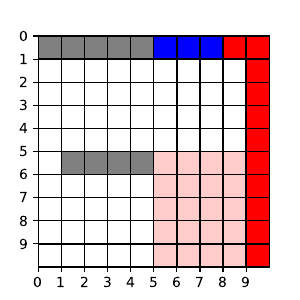

Python code for this plot:
import numpy as np
import matplotlib as plt
import seaborn as sns
import pprint

def amax(arr):
    if len(arr) == 0:
        return []
    max_value = np.max(arr)
    return [i for i, val in enumerate(arr) if np.isclose(val, max_value)]

def policy_to_chars(P):
    n = 10
    char_policy = []
    for i in range(n):
        char_policy.append([])
        for j in range(n):
            char_policy[i].append(amax(P[i*n+j]))
    for i in range(n):
        for j in range(n):
            chars = char_policy[i][j].copy()
            char_policy[i][j] = ''
            for char in chars:
                if char == 0:
                    char_policy[i][j] += 'n'
                elif char == 1:
                    char_policy[i][j] += 'e'
                elif char == 2:
                    char_policy[i][j] += 's'
                elif char == 3:
                    char_policy[i][j] += 'w'
    return char_policy

def print_policy(P):
    char_policy = policy_to_chars(P)
    n = 10

    print('\033[4m', end='')
    print("".join("     " for _ in range(n)))
    for row in char_policy:
        print('|', end='')
        print('|'.join(f"{action:<4}" for action in row), end = '|\n')
    print('\033[0m', end='')

def print_V(V):
    n = len(V[0])
    print('\033[4m', end='')
    print("".join("      " for _ in range(n)))
    for row in V:
        print('|', end='')
        print("|".join(f"{val:5.2f}" for val in row), end='|\n')
    print('\033[0m', end='')
            
def V_index(s, n):
    return (int(s/n), int(s%n))

def gridworld(mode='mixed', slip_prob=0.0):
    P = {}
    n = 10
    actions = [(-1, 0), (0, 1), (1, 0), (0, -1)]  # north, east, south, west
    
    def state_index(x, y):
        return x * n + y

    def out_of_bounds(x, y):
        return x < 0 or x >= n or y < 0 or y >= n

    deadends_x = range(5, 10)
    deadends_y = range(5, 9)
    invalids = [(0, 0), (0, 1), (0, 2), (0, 3), (0, 4), (5, 1), (5, 2), (5, 3), (5, 4)]
    survivals = [(0, 5), (0, 6), (0, 7)]
    mortalities = [(0, 8), (0, 9), (1, 9), (2, 9), (3, 9), (4, 9), (5, 9), (6, 9), (7, 9), (8, 9), (9, 9)]

    for x in range(n):
        for y in range(n):
            state = state_index(x, y)
            P[state] = {}

            if (x, y) in survivals + mortalities + invalids:
                P[state] = {0 : [(1.0, state, 0)], 1 : [(1.0, state, 0)], 2 : [(1.0, state, 0)], 3 : [(1.0, state, 0)]}
                continue
                
            
            for action in range(len(actions)):
                (dx, dy) = actions[action]
                P[state][action] = []
                
                if x in deadends_x and y in deadends_y:
                    outcome = (0 if mode == 'survival' else -1, state_index(9, 9))
                    reward = outcome[0]
                    next_state = outcome[1]
                    P[state][action].append((1.0, next_state, reward))
                    continue

                target_x = x+dx
                target_y = y+dy
                target = (target_x, target_y)

                if out_of_bounds(target_x, target_y) or (target_x, target_y) in invalids:
                    next_state = state
                    reward = -1
                    P[state][action].append((1.0, next_state, reward))
                    continue
                
                next_state = state_index(target_x, target_y)

                reward = 0

                if target in survivals and mode != 'avoidance':
                    reward = 1

                if target in mortalities and mode != 'survival':
                    reward = -1

                move = (1.0-slip_prob, next_state, reward)
                P[state][action].append(move)
                slip_state = state_index(x+1, y) if not out_of_bounds(x+1, y) else state
                # slip reward
                slip = (slip_prob, slip_state, 0)
                if slip_prob > 0.0:
                    P[state][action].append(slip)

    return P

def policy_eval(P, policy=None, theta=0.0001, gamma=0.9):
    n = 10
    V = np.zeros((n, n))

    if policy is None:
        policy = np.full((n*n, 4), 0.25)

    while True:
        delta = 0

        for s in range(n*n):
            x, y = V_index(s, n)
            v = V[x][y]
            new_v = 0

            for a in range(len(policy[s])):
                action_prob = policy[s][a]
                state_expectation = 0
                for state_prob, next_state, reward in P[s][a]:
                    next_x, next_y = V_index(next_state, n)
                    state_expectation += state_prob * (reward + gamma * V[next_x][next_y])
                new_v += state_expectation * action_prob
            V[x][y] = new_v
            delta = max(delta, abs(v - V[x][y]))

        if delta < theta:
            break

    return V

def policy_iter(P, theta=0.0001, gamma=0.9):
    n = 10
    policy = np.full((n*n, 4), 0.25)
    
    while True:
        policy_stable = True
        V = policy_eval(P, policy, theta, gamma)

        for s in range(n*n):
            old_action = np.argmax(policy[s])
            Q = np.zeros(4)

            for a in range(4):
                for prob, next_state, reward in P[s][a]:
                    next_x, next_y = V_index(next_state, n)
                    Q[a] += prob * (reward + gamma * V[next_x][next_y])

            best_actions = amax(Q)
            new_policy = np.zeros(4)
            for a in best_actions:
                new_policy[a] = 1/len(best_actions)
            assert np.sum(new_policy) == 1, f"Q = {Q}, new_pi = {new_policy}, best actions = {best_actions}"

            if not np.array_equal(policy[s], new_policy):
                policy_stable = False
            policy[s] = new_policy

        if policy_stable:
            break

    return V, policy

def value_iter(P, theta=0.0001, gamma=0.9):
    n = 10
    V = np.zeros((n, n))
    
    while True:
        delta = 0
        for s in range(n*n):
            x, y = V_index(s)
            v = V[x][y]
            
            Q = np.zeros(4)
            for a in range(4):
                for prob, next_state, reward in P[s][a]:
                    next_x, next_y = V_index(next_state)
                    Q[a] += prob * (reward + gamma * V[next_x][next_y])
            V[x][y] = np.max(Q)

            delta = max(delta, abs(v - V[x][y]))

        if delta < theta:
            break

    policy = np.zeros((n*n, 4))
    for s in range(n*n):
        Q = np.zeros(4)
        for a in range(4):
            for prob, next_state, reward in P[s][a]:
                next_x, next_y = V_index(next_state)
                Q[a] += prob * (reward + gamma * V[next_x][next_y])

        best_actions = amax(Q)
        new_policy = np.zeros(4)
        for a in best_actions:
            new_policy[a] = 1/len(best_actions)
        policy[s] = new_policy

    return V, policy

def gridworld_ep(survival=True, slip_prob=0.2):
    P = gridworld(survival, slip_prob)
    A_prime = [(0.0, 21, 0)]
    B_prime = [(0.0, 13, 0)]

    for i in range(4):
        P[21][i] = A_prime
        P[13][i] = B_prime
    return P

def add_Vs(V1, V2):
    return [x + y for x, y in zip(V1, V2)]

def subtract_Vs(V1, V2):
    return [x - y for x, y in zip(V1, V2)]

import matplotlib.pyplot as plt
import seaborn as sns
import numpy as np

def plot_value_heatmap(V, save_path=None, show=True):
    """
    Plots a heatmap of the value function.

    Parameters:
    - V: 2D numpy array of state values (shape: n x n)
    - title: Title of the plot
    - save_path: Optional file path to save the figure
    - show: Whether to display the plot
    """
    plt.figure(figsize=(4, 3))
    ax = sns.heatmap(V, cmap="coolwarm_r", center=0, vmin=-1, vmax=1,
                     square=True, linewidths=0.5, linecolor='gray',
                     cbar_kws={'label': 'Value'})

    plt.tight_layout()

    if save_path:
        plt.savefig(save_path, format='pdf', bbox_inches='tight')
    
    if show:
        plt.show()
    else:
        plt.close()

def visualize_policy(prob_array, grid_shape=(10, 10), title="policy_vector_field"):
    # Directions mapping: N, E, S, W
    dir_map = {'N': (0, -1), 'E': (1, 0), 'S': (0, 1), 'W': (-1, 0)}
    directions = ['N', 'E', 'S', 'W']

    rows, cols = grid_shape
    X, Y = np.meshgrid(np.arange(cols), np.arange(rows))

    plt.figure(figsize=(3, 3))
    plt.xlim(0, cols)
    plt.ylim(0, rows)
    plt.gca().invert_yaxis()
    plt.grid(True)

    # Show ticks and labels (numbers)
    plt.xticks(ticks=np.arange(cols+1))
    plt.yticks(ticks=np.arange(rows+1))

    for r in range(rows):
        for c in range(cols):
            probs = prob_array[r * cols + c]  # flatten index
            if np.all(probs == 0):
                continue  # skip states with zero probabilities
            for i, p in enumerate(probs):
                if p > 0:
                    dx, dy = dir_map[directions[i]]
                    plt.arrow(c + 0.5, r + 0.5, dx * 0.3, dy * 0.3,
                              head_width=0.15, head_length=0.1, fc='b', ec='b', length_includes_head=True)

    plt.gca().set_aspect('equal')
    plt.savefig(f"{title}.pdf", format="pdf")
    plt.show()


def visualize_gridworld(title):
    invalids = [(0, 0), (0, 1), (0, 2), (0, 3), (0, 4), (5, 1), (5, 2), (5, 3), (5, 4)]
    survivals = [(0, 5), (0, 6), (0, 7)]
    mortalities = [(0, 8), (0, 9), (1, 9), (2, 9), (3, 9), (4, 9), (5, 9), (6, 9), (7, 9), (8, 9), (9, 9)]
    deadends_x = range(5, 9)
    deadends_y = range(5, 10)

    grid_size = (10, 10)

    grid_colors = np.full(grid_size, 'white', dtype=object)
    
    for r, c in invalids:
        grid_colors[r, c] = 'grey'
    for r, c in survivals:
        grid_colors[r, c] = 'blue'
    for r, c in mortalities:
        grid_colors[r, c] = 'red'
    for r in deadends_y:
        for c in deadends_x:
            grid_colors[r, c] = '#ffcccc'  # light red

    fig, ax = plt.subplots(figsize=(3, 3))

    for r in range(grid_size[0]):
        for c in range(grid_size[1]):
            rect = plt.Rectangle((c, r), 1, 1, facecolor=grid_colors[r, c], edgecolor='black')
            ax.add_patch(rect)
    
    ax.set_xlim(0, grid_size[1])
    ax.set_ylim(0, grid_size[0])
    ax.set_xticks(np.arange(grid_size[1]))
    ax.set_yticks(np.arange(grid_size[0]))
    ax.set_xticklabels(np.arange(grid_size[1]))
    ax.set_yticklabels(np.arange(grid_size[0]))
    ax.invert_yaxis()  # flip y so row 0 is on top

    ax.grid(which='both', color='black', linewidth=1)
    ax.set_aspect('equal')

    plt.savefig(f"{title}.pdf", format="pdf")
    plt.show()

def value_iter_deter(P, theta=0.0001, gamma=0.9):
    n = 10
    V = np.zeros((n, n))
    
    while True:
        delta = 0
        for s in range(n*n):
            x, y = V_index(s)
            v = V[x][y]
            
            Q = np.zeros(4)
            for a in range(4):
                for prob, next_state, reward in P[s][a]:
                    next_x, next_y = V_index(next_state)
                    Q[a] += prob * (reward + gamma * V[next_x][next_y])

            # Deterministic: choose the first action in sorted order if ties
            max_q = np.max(Q)
            best_actions = amax(Q)
            chosen_action = min(best_actions)  # always pick the smallest index

            V[x][y] = Q[chosen_action]

            delta = max(delta, abs(v - V[x][y]))

        if delta < theta:
            break

    policy = np.zeros((n*n, 4))
    for s in range(n*n):
        Q = np.zeros(4)
        for a in range(4):
            for prob, next_state, reward in P[s][a]:
                next_x, next_y = V_index(next_state)
                Q[a] += prob * (reward + gamma * V[next_x][next_y])

        best_actions = amax(Q)
        chosen_action = min(best_actions)
        new_policy = np.zeros(4)
        new_policy[chosen_action] = 1.0
        policy[s] = new_policy

    return V, policy

def policy_iter_deter(P, theta=0.0001, gamma=0.9):
    n = 10
    policy = np.zeros((n*n, 4))
    final_policy = np.zeros((n*n, 4))  # <- to record all optimal actions

    # Deterministic: initialize policy to always choose the first action
    for s in range(n*n):
        policy[s][0] = 1.0

    while True:
        policy_stable = True
        V = policy_eval(P, policy, theta, gamma)

        for s in range(n*n):
            old_action = np.argmax(policy[s])
            Q = np.zeros(4)

            for a in range(4):
                for prob, next_state, reward in P[s][a]:
                    next_x, next_y = V_index(next_state, n)
                    Q[a] += prob * (reward + gamma * V[next_x][next_y])

            best_actions = amax(Q)

            # For improvement, pick a single consistent action
            chosen_action = min(best_actions)  # deterministic tie-breaking

            new_policy = np.zeros(4)
            new_policy[chosen_action] = 1.0

            if not np.array_equal(policy[s], new_policy):
                policy_stable = False

            policy[s] = new_policy

            # For final output: record all optimal actions
            final_policy[s] = np.zeros(4)
            for a in best_actions:
                final_policy[s][a] = 1.0

        if policy_stable:
            break

    return V, final_policy



def main():
        g = 0.99
        visualize_gridworld("gridworld")
        print()
        print("**********")
        print("***** GAMMA =", g, "*****")
        print("**********")
        print()
        survival = gridworld(mode="survival")
        avoidance = gridworld(mode="avoidance")
        mixed = gridworld()

        print("***** survival *****")
        survival_V, survival_pi = policy_iter_deter(survival, gamma=g)
        visualize_policy(survival_pi, title='plus_policy')
        print()
        print("***** avoidance *****")
        avoidance_V,  avoidance_pi= policy_iter_deter(avoidance, gamma=g)
        visualize_policy(avoidance_pi, title='minus_policy')
        print()
        print("***** mixed *****")
        mixed_V, mixed_pi = policy_iter_deter(mixed, gamma=g)
        visualize_policy(mixed_pi, title="mixed_policy")
        print()
        print("***** survival + avoidance *****")
        s_plus_a = add_Vs(survival_V, avoidance_V)
        print()
        print("***** mixed - s+a *****")
        subtracted = subtract_Vs(mixed_V, s_plus_a)
        plot_value_heatmap(subtracted, save_path="gridworld_add.pdf")

        print()
        print()
        print("***** + - - *****")
        s_minus_a = subtract_Vs(survival_V, avoidance_V)
        plot_value_heatmap(s_minus_a, save_path="gridworld_subtract.pdf")


if __name__ == "__main__":
    main()
